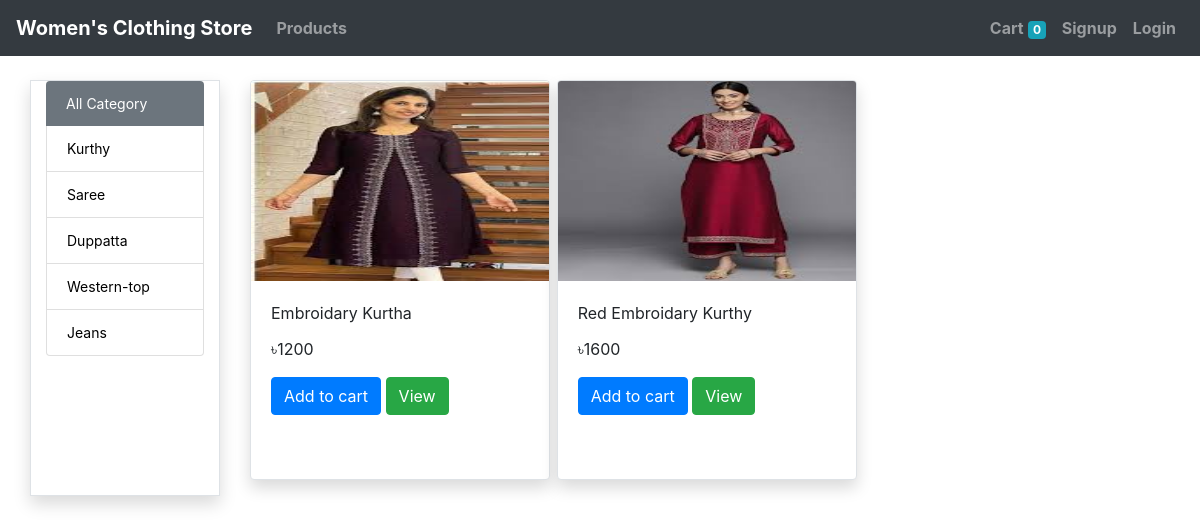
Screenshot of /?category_id=1 with the database file from the repository.
### store/models/category.py (models this page shows, shortened)
class Category(models.Model):
	name = models.CharField(max_length=20)
	@staticmethod
	def getAllCategory():
		return Category.objects.all()

### store/models/product.py (models this page shows, shortened)
class Product(models.Model):
	name = models.CharField(max_length=220)
	price = models.IntegerField(default=0)
	category = models.ForeignKey(Category,on_delete=models.CASCADE,default=1)
	description = models.TextField()
	image = models.ImageField(upload_to='upload/products')
	date = models.DateTimeField(auto_now_add=True)
	@staticmethod
	def getAllProduct():
		return Product.objects.all()
	@staticmethod
	def getProductByFilter(category_id):
		if category_id:
			return Product.objects.filter(category = category_id)
		else:
			return Product.getAllProduct()

### store/views/home.py (the view, shortened to what this page needs)
# urls.py: path('',Home.as_view(), name='home'),
class Home(View):
	def get(self,request):
		cart = request.session.get('cart')
		categories = Category.getAllCategory()
		products = Product.getAllProduct().order_by('-id')
		if request.GET.get('id'):
			filterProductById = Product.objects.get(id=int(request.GET.get('id')))
			return render(request, 'productDetail.html',{"product":filterProductById,"categories":categories})
		if not cart:
			request.session['cart'] = {}
		if request.GET.get('category_id'):
			filterProduct = Product.getProductByFilter(request.GET['category_id'])
			return render(request, 'home.html',{"products":filterProduct,"categories":categories})
		return render(request, 'home.html',{"products":products,"categories":categories})

### store/templatetags/cart.py (called while the page is built)
@register.filter(name='is_in_cart')
def is_in_cart(product,cart):
	keys = cart.keys()
	for id in keys:
		if int(id) == product.id:
			return True
	return False

@register.filter(name="currency")
def currency(number):
	return "৳"+str(number)

### store/templates/home.html (shortened to what this page needs)
{% extends 'base.html' %}
{% load cart %}
{% block content %}
<div class="container">
    <div class="row">
        <div class="col-md-2 mb-3 border shadow">
            <ul class="list-group">
                <li class="list-group-item active bg-secondary border-0"><a style="text-decoration:none; color:white;" href="/">All Category</a></li>
                {% for category in categories %}
                <li class="list-group-item ctg"><a style="text-decoration:none; color:black;" href="/?category_id={{ category.id }}">{{ category.name }}</a></li>
                {% endfor %}
            </ul>
        </div>
        <div class="col-md-10 ">
            <div class="row product-row mx-auto mb-2">
                {% if products|length == 0 %}
                <div class="alert alert-warning col-12">
                    <strong>
                        <h3>No Product Found!</h3>
                    </strong>
                </div>
                {% elif products|length > 0 %}
                    {% for product in products %}
                    <div id="{{ product.id }}" class="col-md-4 mb-3">
                        <div class="card product-card mb-2 border shadow">
                            <img class="card-img-top" src="{{ product.image.url }}" height="16rem" width="30rem" alt="Card image cap">
                            <div class="card-body">
                                <p class="card-title">{{ product.name|truncatechars:60 }}</p>
                                <p class="card-text">{{ product.price|currency }}</p>
                                <form action="/#{{ product.id }}" method="POST">
                                    {% if product|is_in_cart:request.session.cart %}
                                    <a class="btn btn-warning" href="/cart">Go to cart </a>
                                    {% else %}
                                    <input class="btn btn-primary" type="submit" value="Add to cart">
                                    {% endif %}
                                    <a class="btn btn-success" href="/?id={{ product.id }}">View</a>
                                </form>
                            </div>
                        </div>
                    </div>
                    {% endfor %}
                {% endif %}
            </div>
        </div>
    </div>
</div>
{% endblock %}

### store/templates/base.html (shortened to what this page needs)
<!DOCTYPE html>
<html lang="en">
<head>
    {% load static %}
    <link rel="stylesheet" href="https://stackpath.bootstrapcdn.com/bootstrap/4.4.1/css/bootstrap.min.css">
    <link rel="stylesheet" href="{% static 'css/style.css' %}">
</head>
<body>
    <nav class="navbar navbar-expand-lg navbar-dark bg-dark mb-4">
        <a class="navbar-brand" href="/"><b>Women's Clothing Store</b>
        </a>
        <div class="collapse navbar-collapse" id="navbarText">
            <ul class="navbar-nav mr-auto">
                <li class="nav-item">
                    <a class="nav-link" href="/"><b>Products</b></a></a>
                </li>
            </ul>
            <form class="form-inline">
                <ul class="navbar-nav mr-auto">
                    <li class="nav-item">
                        <a class="nav-link" href="/cart"><b>Cart</b>
                        <span class="badge badge-info">{{ request.session.cart.keys|length }}</span>
                        </a>
                    </li>
                    {% if request.session.customer %}
                    <li class="nav-item">
                        <a class="nav-link" href="/order"><b>Order</b></a>
                    </li>
                    <li class="nav-item">
                        <a class="nav-link" href="{% url 'logout' %}"><b>Logout</b></a>
                    </li>
                    <li class="nav-item">
                        <a class="nav-link" href="#"><b>Profile</b></a>
                    </li>
                    {% else %}
                    <li class="nav-item">
                        <a class="nav-link" href="/signup"><b>Signup</b></a>
                    </li>
                    <li class="nav-item">
                        <a class="nav-link" href="/login"><b>Login</b></a>
                    </li>
                    {% endif %}
                </ul>
            </form>
        </div>
    </nav>
    {% block content %}
    {% endblock %}
</body>
</html>

### store/static/css/style.css (style rules this page uses)
.list-group { font-size:14px; }
.product-card { height: 400px; width: 300px; }
.product-card img { height: 200px; }

### rows the page displays
Category: name "Kurthy"
Category: name "Saree"
Category: name "Duppatta"
Category: name "Western-top"
Category: name "Jeans"
Product: image (picture), name "Embroidary Kurtha", price "৳1200"
Product: image (picture), name "Red Embroidary Kurthy", price "৳1600"

### other values shown
{{ request.session.cart.keys|length }} "0"
